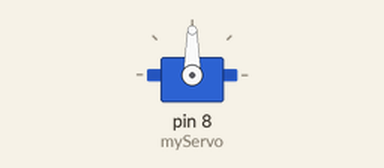
This sketch was run on a simulated Arduino Uno, built with avr-gcc and run on an emulated ATmega328P. Parts: servo.

Above: at 0.05 s.
Timing chart, 0 to 3.0 s (numbered marks = the images above):
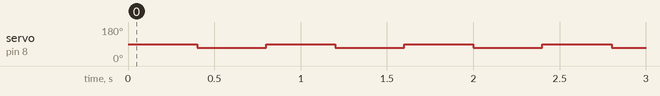

Measured:
- by itself, servo on pin 8 (myServo): alternates 90° for 0.40 s and 70° for 0.40 s

The sketch:

servo_test.ino
```cpp
#include <Servo.h>

Servo myServo;  // Create servo object

void setup() {
  myServo.attach(8);  // Attach servo to pin 9
  myServo.write(0);
}

void loop() {
  // Sweep from 0° to 180°
  // for (int pos = 0; pos <= 180; pos) {
  //   myServo.write(pos);
  //   delay(15);  // Wait for servo to reach the position
  // }
  myServo.write(90);
  delay(400);
  myServo.write(70);
  delay(400);
  // delay(1000);
  // myServo.write(90);
  // delay(1000);
}
  // Swe
```
